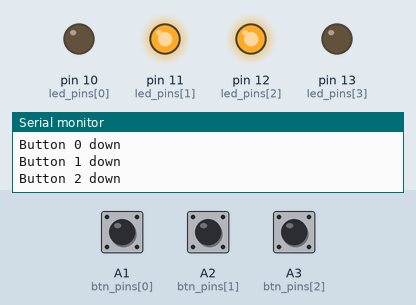
A sketch run on a simulated Arduino Uno, built with avr-gcc and run on an emulated ATmega328P. Shown: output pins drawn as LEDs (lit = HIGH), the last lines printed to the serial monitor. Dashed ring = blinking. The test bench sets the inputs (shaded band); at power-on: A1 (btn_pins[0]) LOW, A2 (btn_pins[1]) LOW, A3 (btn_pins[2]) LOW.

Above: at 1.2 s.
1.3 s: A1 (btn_pins[0]) pulled HIGH for 0.15 s
At 1.32 s:
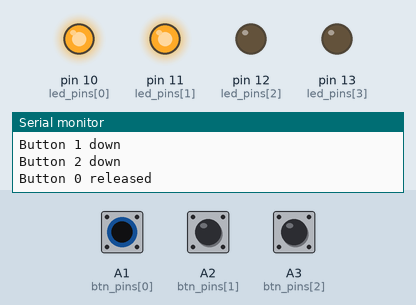
4.3 s: A2 (btn_pins[1]) pulled HIGH for 0.15 s
At 5.82 s:
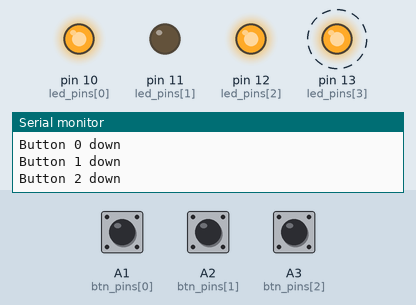
7.3 s: A3 (btn_pins[2]) pulled HIGH for 1 s
At 7.89 s:
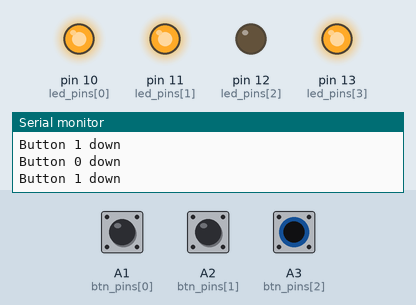
11.3 s: A3 (btn_pins[2]) pulled HIGH for 3.2 s
At 11.89 s:
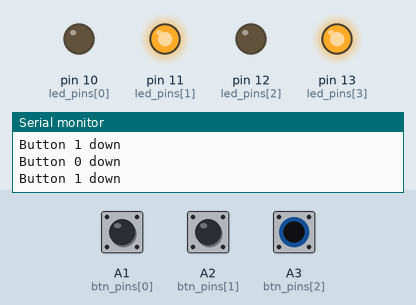
16.0 s: A1 (btn_pins[0]) pulled HIGH for 3.2 s
22.2 s: A1 (btn_pins[0]) pulled HIGH for 1 s
Timing chart, 0 to 27.2 s (numbered marks = the images above; inputs shaded):
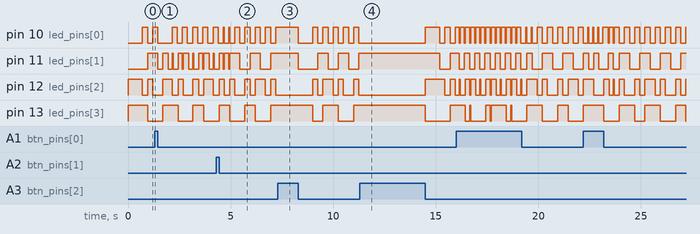

Measured:
- by itself, pin 11 (led_pins[1]): repeats every 1.0 s: LOW 0.50 s, HIGH 0.50 s

The sketch:

hw3.ino
```cpp
#define N_PERIODS 16
#define PERIOD_DURATION 500

#define N_LEDS 4
#define N_BTNS 3

#define PRESS_DELAY 700
#define PRESS_PERIOD 250

const int led_pins[] = {10, 11, 12, 13};
const int btn_pins[] = {A1, A2, A3};

const int btn_actions[] = {1, 15, 3};

unsigned short count;
unsigned long t;

short btn_pressed[N_BTNS];
unsigned long btn_emmit_at[N_BTNS];
unsigned long btn_last_interaction[N_BTNS];

void led(unsigned short pins)
{
  pins = pins & 0xF;

  for (int i = 0; i < N_LEDS; i++)
    digitalWrite(led_pins[i], ((pins & (0x1 << i)) > 0) ? LOW : HIGH);
}

void setup()
{
  Serial.begin(9600);

  count = 0;

  for (int i = 0; i < N_LEDS; i++)
    pinMode(led_pins[i], OUTPUT);

  for (int i = 0; i < N_BTNS; i++)
  {
    pinMode(btn_pins[i], INPUT);

    btn_pressed[i] = 0;
    btn_emmit_at[i] = 0;
    btn_last_interaction[i] = 0;
  }
}

void loop()
{
  t = millis();

  led(count);

  for (int i = 0; i < N_BTNS; i++)
  {
    short pressed = abs(digitalRead(btn_pins[i]) - 1);
    short delta = pressed - btn_pressed[i];

    // If the button pressed or released
    if (delta != 0)
    {
      // press and realease at the exact same time fallback
      if (btn_last_interaction[i] == t)
        continue;

      btn_last_interaction[i] = t;

      Serial.print("Button ");
      Serial.print(i);
      Serial.println(delta == 1 ? " pressed" : " released");
    }

    // If button pressed
    if (delta == 1)
    {
      count = (count + btn_actions[i]) % N_PERIODS;
      btn_emmit_at[i] = t + PRESS_DELAY; // Plan next tick
    }

    // If button down
    if (delta == 0 && pressed == 1)
    {
      if (t >= btn_emmit_at[i])
      {
        count = (count + btn_actions[i]) % N_PERIODS;
        btn_emmit_at[i] += PRESS_PERIOD; // Plan next tick

        Serial.print("Button ");
        Serial.print(i);
        Serial.println(" down");
      }
    }

    btn_pressed[i] = pressed;
  }
}
```
